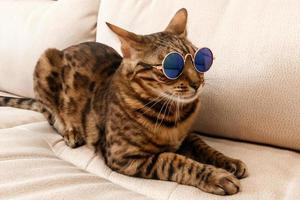
#> input picture reconhecimento_padroes/openlab01/gato.jpg, 300 x 200 px
$ jupyter execute openlab01.ipynb
#> lines starting #> are read from the running program, lines starting #| are printed output that depends on the picture
[cell 1]
from matplotlib import pyplot as plt
import cv2

img = cv2.imread('gato.jpg')
#> img is the input picture: shape (200, 300, 3); mean B, G, R 133.4, 153.2, 178.4
# cv2.imshow('Imagem RGB', img)

canais = cv2.split(img)
color = ("b", "g", "r")

plt.figure()
plt.title('Histograma RGB')
plt.xlabel('Intensidade')
plt.ylabel('Qtde de Pixeis')

for (canal, cor) in zip(canais, color):
    hist = cv2.calcHist([canal], [0], None, [256], [0, 256])
    plt.plot(hist, color = cor)
    plt.xlim([0, 256])
#> this loop made 3 passes
#> cor on passes 1 to 3: 'b', 'g', 'r'

plt.show()
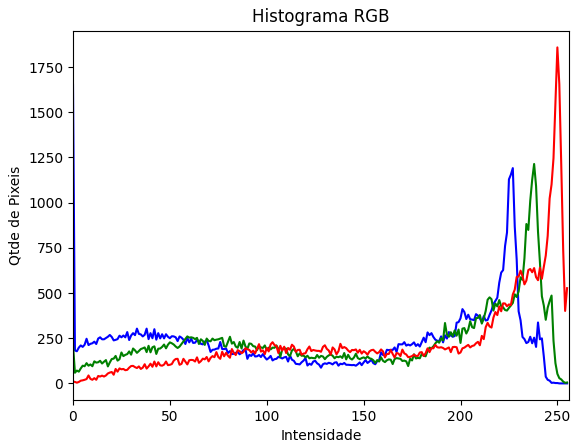
#> figure drawn by matplotlib, 1 panel; curve peaks at x = 0, y = 1652; curve peaks at x = 238, y = 1214; curve peaks at x = 250, y = 1859

cv2.waitKey(27)

[cell 2]
from matplotlib import pyplot as plt
import cv2

img = cv2.imread('gato.jpg')
img = cv2.cvtColor(img, cv2.COLOR_BGR2GRAY)
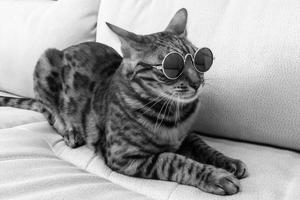
#> img: shape (200, 300); min 0, max 254, mean 158.5
# cv2.imshow('Imagem Tons de Cinza', img)

hist = cv2.calcHist([img], [0], None, [256], [0, 256])
#> hist = 256 values, max 1347 at index 241, min 0 at index 255, mean 234.4

plt.figure()
plt.title('Histograma Cinza')
plt.xlabel('Intensidade')
plt.ylabel('Qtde de Pixeis')
plt.plot(hist, color = 'gray')
plt.xlim([0, 256])

plt.show()
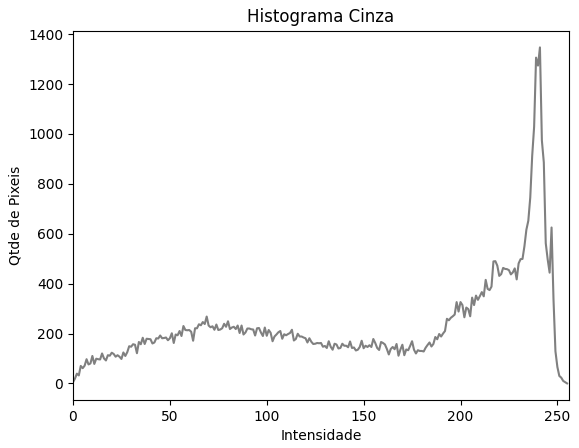
#> figure drawn by matplotlib, 1 panel; curve peaks at x = 241, y = 1347

cv2.waitKey(27)

[cell 3]
# Constraste em imagem cinza

from matplotlib import pyplot as plt
import numpy as np
import cv2

imagem = cv2.imread('gato.jpg')
imagem = cv2.cvtColor(imagem, cv2.COLOR_BGR2GRAY)
constraste = cv2.equalizeHist(imagem)
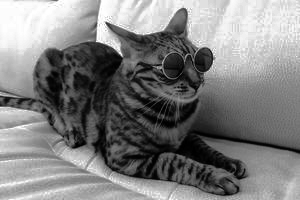
#> constraste: shape (200, 300); min 0, max 255, mean 128.3

# cv2.imshow("Imagem Equalizada", constraste)
plt.figure()
plt.title("Histograma Equalizado")
plt.xlabel("Intensidade")
plt.ylabel("Qtde. de Pixeis")
plt.hist(constraste.ravel(), 256, [0, 256])
plt.xlim([0, 256])
plt.show()
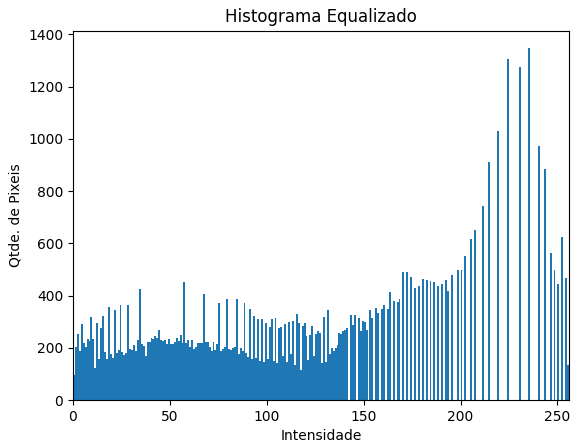
#> figure drawn by matplotlib, 1 panel; tallest bar 1347 high, from x = 235 to 236


# cv2.imshow("Image Original", imagem)
plt.figure()
plt.title("Histograma Original")
plt.xlabel("Intensidade")
plt.ylabel("Qtde. de Pixeis")
plt.hist(imagem.ravel(), 256, [0, 256])
plt.xlim([0, 256])
plt.show()
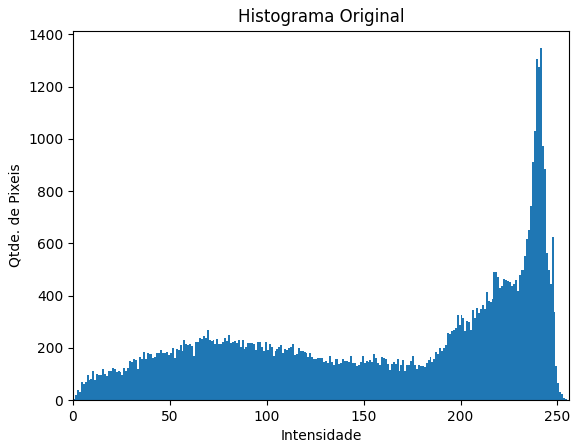
#> figure drawn by matplotlib, 1 panel; tallest bar 1347 high, from x = 241 to 242

cv2.waitKey(27)

[cell 4]
import numpy as np
import cv2

imagem = cv2.imread("gato.jpg")
imagem = cv2.GaussianBlur(imagem, (11, 11), 0)
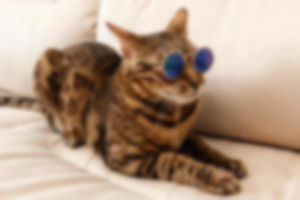
#> imagem: shape (200, 300, 3); mean B, G, R 133.4, 153.2, 178.5

cv2.imshow("imagem Suavidade", imagem)

cv2.waitKey(27)
